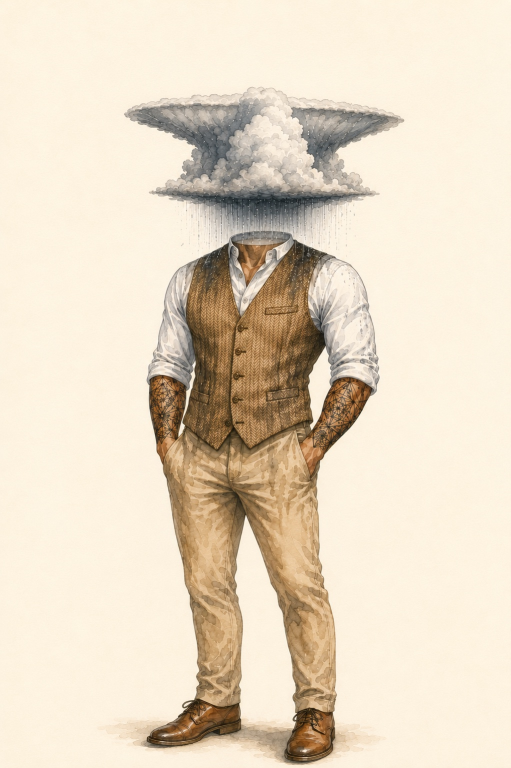
#> input picture sources/cloud-portrait.jpg, 1022 x 1536 px (shown at 1/2 size)
$ python -i build.py   (imports and definitions only)
#> lines starting #> are read from the running program, lines starting #| are printed output that depends on the picture
"""Build the cloud man's sprite atlases from manifest.toml and sources/.

    uv run --python 3.12 --with "rembg[cpu]" --with pillow --with numpy \
        --with scipy --with scikit-image build.py [--dump DIR]

--dump writes every cut frame of every sheet (used or not) to DIR as PNGs
with their ids, for choosing frames for an action. --preview FILE renders
every action with every head, composited the way cloudman.js does it.
"""

import json
import sys
import tomllib
from pathlib import Path

import numpy as np
from PIL import Image, ImageFilter, ImageOps
from rembg import new_session, remove
from scipy import ndimage
from skimage.segmentation import watershed

HERE = Path(__file__).resolve().parent
OUT = HERE / "dist"
OUTLINE = 4            # px of cream paper edge around each cut-out (atlas scale)
SHADOW = (5, 6)        # px baked drop shadow, so the TV doesn't filter per frame
PAD = OUTLINE + max(SHADOW) + 4
PAPER = (244, 238, 224)

session = None


# [13 lines left out: functions cut_out, largest, not called in this run]


def paper_mask(rgb, thresh=60):
    bg = np.median(rgb[5:40, 5:200].reshape(-1, 3), 0)
    return np.abs(rgb.astype(int) - bg).sum(2) > thresh


# [68 lines left out: functions bands, frames_grid, frames_touching, not called in this run]


def frames_single(rgb):
    return [(1, 1, (0, 0, rgb.shape[1], rgb.shape[0]), None)]


# ---- cutting one frame ---------------------------------------------------------------

# [114 lines left out: functions cut_frame, trousers, recolour, feet, advances, not called in this run]


def sticker(rgba):
    """Add a cream paper edge and a soft baked drop shadow."""
    img = ImageOps.expand(Image.fromarray(rgba), PAD, fill=(0, 0, 0, 0))
    alpha = img.getchannel("A").point(lambda v: 255 if v > 100 else 0)
    edge = alpha.filter(ImageFilter.MaxFilter(OUTLINE * 2 + 1)).filter(ImageFilter.GaussianBlur(0.8))
    shadow = Image.new("RGBA", img.size, (0, 0, 0, 0))
    shadow.paste((0, 0, 0, 90), SHADOW, edge.filter(ImageFilter.GaussianBlur(3)))
    paper = Image.new("RGBA", img.size, PAPER + (0,))
    paper.putalpha(edge)
    return Image.alpha_composite(Image.alpha_composite(shadow, paper), img)


# ---- heads --------------------------------------------------------------------------------

# [79 lines left out: functions rays, build_head, not called in this run]


def head_sticker(img):
    """Sticker for a head; a (cloud, rain) pair gets its edge round the cloud only."""
    if not isinstance(img, tuple):
        return sticker(np.array(img))
    cloud, rain = img
    st = sticker(np.array(cloud))
    layer = ImageOps.expand(rain, PAD, fill=(0, 0, 0, 0))
    return Image.alpha_composite(layer, st)


# ---- atlas -----------------------------------------------------------------------------------

# [151 lines left out: functions pack, main, preview, not called in this run]


# [5 lines not run here, left out]

>>> import cv2
>>> picture = cv2.imread('sources/cloud-portrait.jpg', cv2.IMREAD_GRAYSCALE)
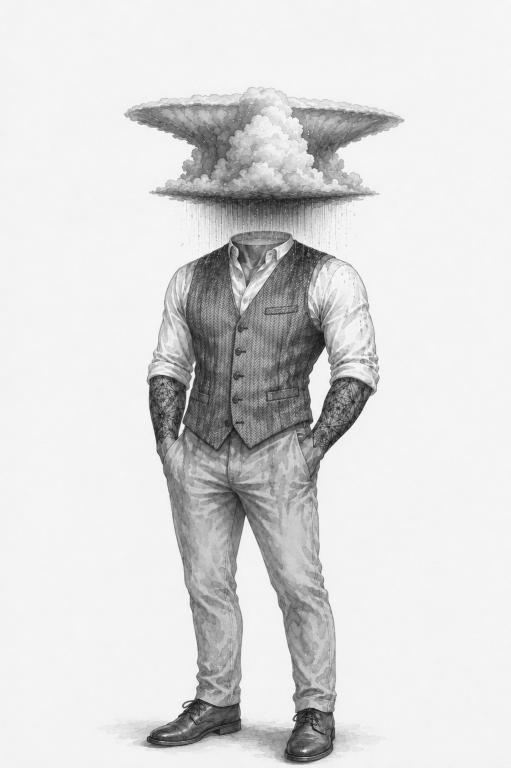
#> picture: shape (1536, 1022) (shown at 1/2 size); min 18, max 254, mean 217.7
#> (the run stopped early here; a loop or call above may not have finished)

$ run again, on sources/jump-sheet.png
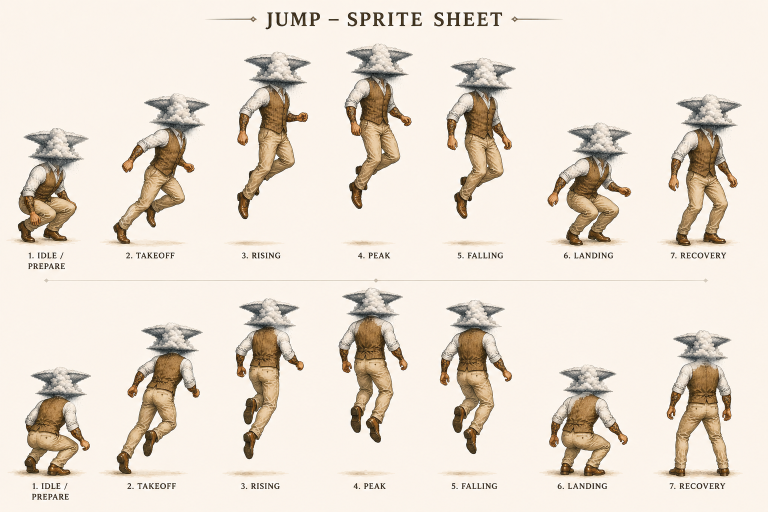
#> input picture sources/jump-sheet.png, 1536 x 1024 px (shown at 1/2 size)
#> `picture = cv2.imread('sources/cloud-portrait.jpg', cv2.IMREAD_GRAYSCALE)`:
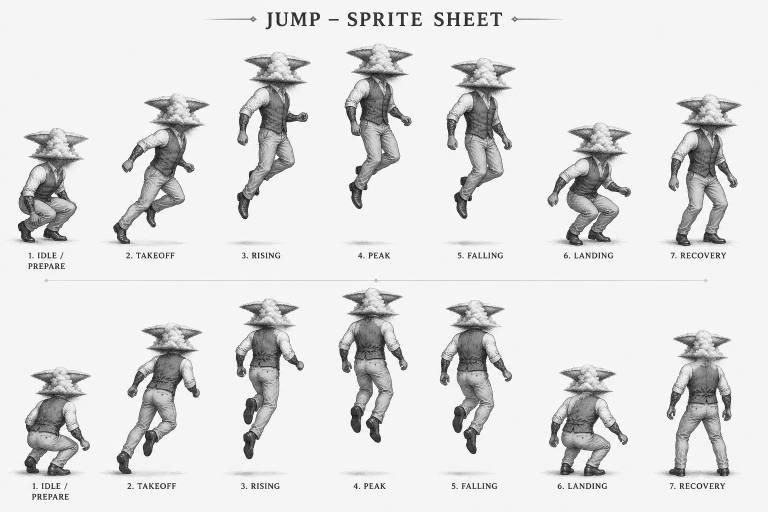
#> picture: shape (1024, 1536) (shown at 1/2 size); min 0, max 255, mean 222.9
